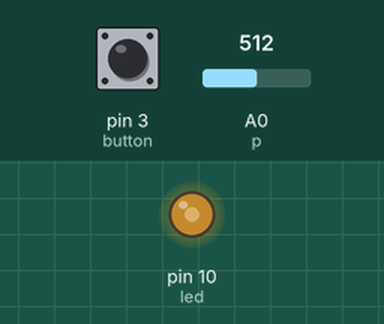
Recording of a sketch running on a simulated Arduino Uno, built with avr-gcc and run on an emulated ATmega328P. On the bench: output pins drawn as LEDs (lit = HIGH). Inputs (shaded band) come from the test bench; at power-on: A0 (p) = 512, pin 3 (button) HIGH.

Above: at 1.2 s.
1.3 s: A0 (p) set to 716
At 2.5 s:
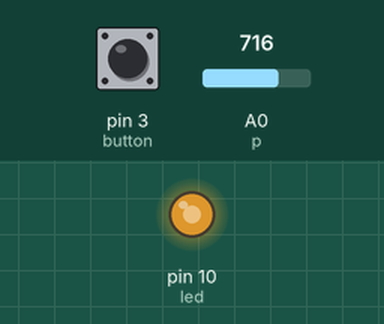
2.8 s: pin 3 (button) pulled LOW for 0.15 s
At 2.88 s:
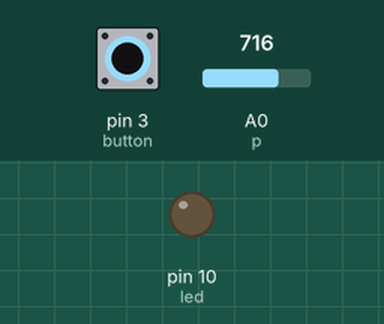
4.4 s: A0 (p) set to 900
At 5.1 s:
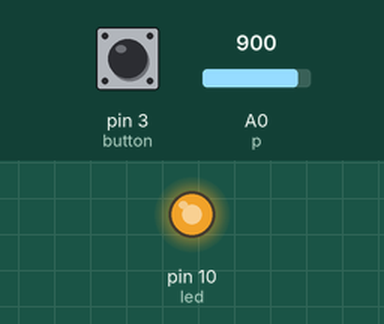
5.9 s: A0 (p) set to 122
At 7.1 s:
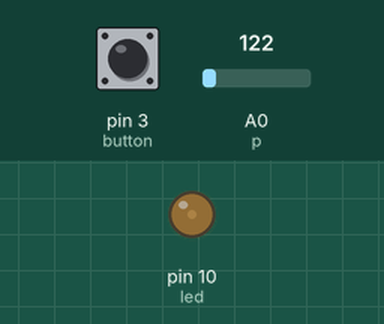
7.4 s: A0 (p) set to 0
At 8.6 s:
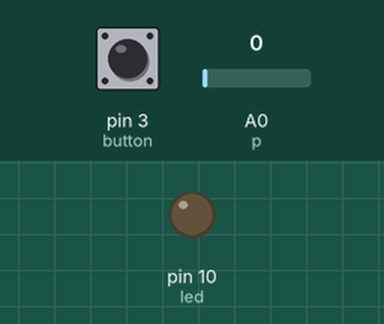
8.9 s: A0 (p) set to 511
At 9.6 s:
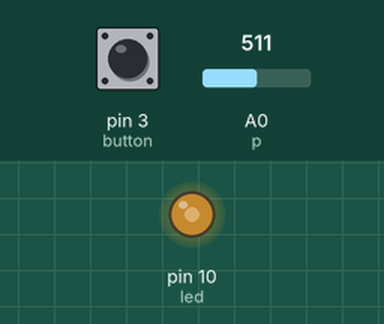
Timing chart, 0 to 11.4 s (numbered marks = the images above; inputs shaded):
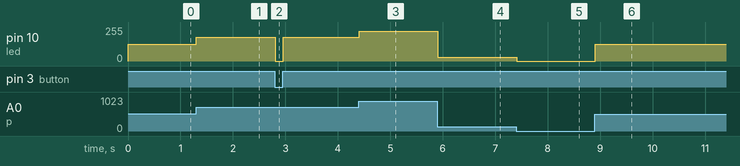

Measured:
- after the input at 1.3 s, pin 10 (led): 127/255 → 178/255 at once
- after the input at 2.8 s, pin 10 (led): 178/255 → 0/255 at once, → 178/255 0.15 s later
- after the input at 4.4 s, pin 10 (led): 178/255 → 224/255 at once
- after the input at 5.9 s, pin 10 (led): 224/255 → 30/255 at once
- after the input at 7.4 s, pin 10 (led): 30/255 → 0/255 at once
- after the input at 8.9 s, pin 10 (led): 0/255 → 127/255 at once

The sketch:

dimmable_touch_lamp.ino
```cpp
int led=10;
int p=A0;
int button =3;
int val;
int state=0;
void setup()
{
  pinMode(led, state);
  pinMode(button,INPUT_PULLUP);

}

void loop(){
  if(digitalRead(button)==HIGH){
 val=analogRead(p);
  val=map(val,0,1023,0,255);
    analogWrite(led,val);}
     else{
       analogWrite(led,0);
     }
  delay(10);
}
```
